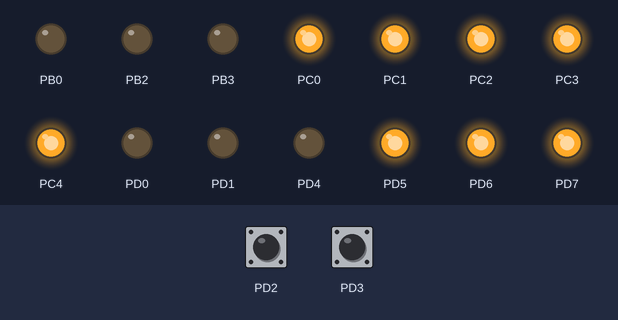
Bench run of a program on a simulated ATmega328P, built with avr-gcc and emulated at 16 MHz. Shown: output pins drawn as LEDs (lit = HIGH). Inputs (shaded band) come from the test bench; at power-on: PD2 LOW, PD3 LOW.

Above: at 1.2 s.
1.3 s: PD2 pulsed HIGH 5 times (0.12 s each, 0.3 s apart)
At 3.1 s:
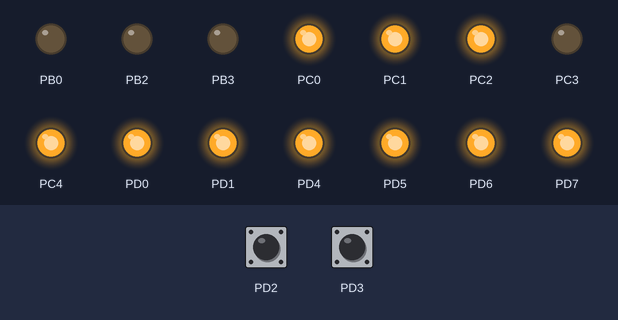
4.3 s: PD2 pulled HIGH for 0.15 s
At 5.6 s:
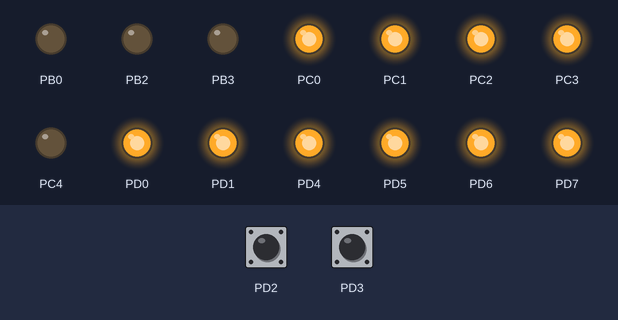
5.9 s: PD2 pulled HIGH for 1 s
At 8.1 s:
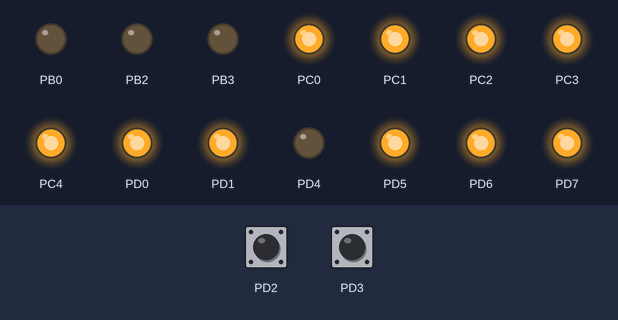
8.4 s: PD2 pulled HIGH for 3.2 s
At 12.8 s:
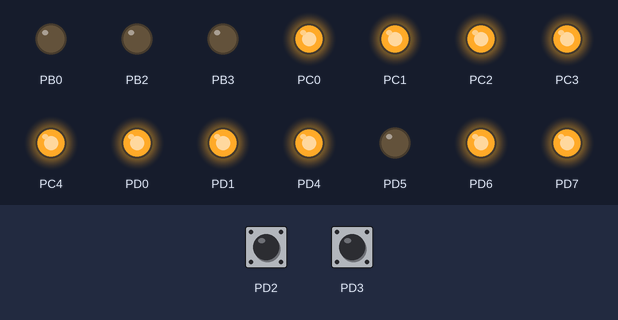
13.1 s: PD3 pulled HIGH for 0.15 s
At 13.5 s:
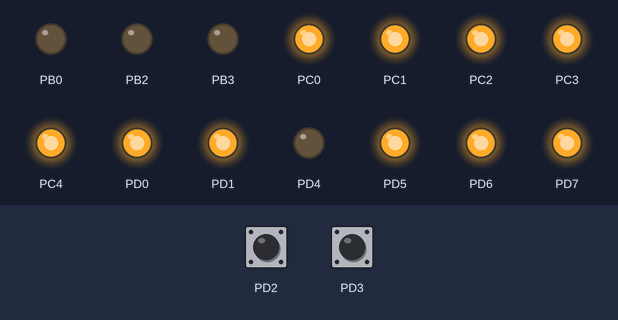
Timing chart, 0 to 15.7 s (numbered marks = the images above; inputs shaded):
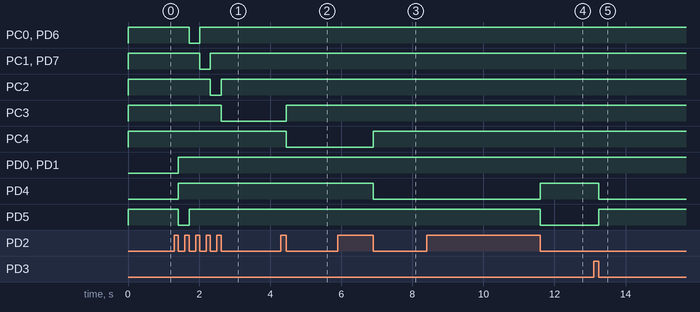

Measured:
- after the input at 1.3 s, PC0, PD6: HIGH → LOW after 0.42 s, → HIGH 0.30 s later; PC1, PD7: HIGH → LOW after 0.72 s, → HIGH 0.30 s later; PC2: HIGH → LOW after 1.0 s, → HIGH 0.30 s later; PC3: HIGH → LOW after 1.3 s; PD0, PD1, PD4: LOW → HIGH after 0.12 s
- after the input at 4.3 s, PC3: LOW → HIGH after 0.15 s; PC4: HIGH → LOW after 0.15 s
- after the input at 5.9 s, PC4: LOW → HIGH after 1.0 s; PD4: HIGH → LOW after 1.0 s
- after the input at 8.4 s, PD4: LOW → HIGH after 3.2 s; PD5: HIGH → LOW after 3.2 s
- after the input at 13.1 s, PD4: HIGH → LOW after 0.15 s; PD5: LOW → HIGH after 0.15 s

The program:

1115_3.c
```c
#include <avr/io.h>
#define F_CPU 16000000UL
#include <util/delay.h>
#include <avr/interrupt.h>

#define FREQ(x) (unsigned int)(16000000/(2*8*(1+x)))

#include <math.h>

#define ON  1
#define OFF 0

unsigned int note_freq[7] = {440,493,523,587,659,698,783};
int note = 0;

unsigned int beep = 0;
unsigned int sw1 = 0;
unsigned int sw2 = 0;

/*libc.a ÀÇ Ãß°¡ ->ÄÄÆÄÀÏ ¿À·ù ÇØ°á
  play ÇÔ¼ö ¾ÈÀÇ do_while¹® Á¦°Å -> ¼Ò¸® ¿À·ù ÇØ°á
  (7+(nt%7))%7 : ¸¶ÀÌ³Ê½º
  0.5,-y/7+1 */

void play(int nt)
{
	DDRB |= 0X02;
	TCCR1A |= 0X40;
	TCCR1B |= 0X1A;
	ICR1 = FREQ(note_freq[nt%7]*pow(2,(nt/7)));
}

void stop(void)
{
	DDRB = ~0X02;
	TCCR1A |= 0X00;
	TCCR1B |= 0X0A;
	TCNT1 = 0;
	ICR1 = 0;
}

void LED_note(int num)
{
	PORTD = ~((1<<num%7)<<4);
	PORTC = ~((1<<num%7)>>2);
}

/*interrupt1---------------------------------------------------------*/

ISR(INT0_vect)
{
	cli();

	if((PIND & 0x0C) == 0x08)
	{
		beep = OFF;
		sw1 = ON;
	}
	else if(note <44 && sw2 == OFF)
	{
		note++;
		LED_note(note);
	}
	sw2 = OFF;

	EIFR |= 0x01;
	sei();
}

/*interrupt2---------------------------------------------------------*/

ISR(INT1_vect)
{
	cli();

	if((PIND & 0x0C) == 0x04)
	{
		beep = ON;
		sw2 = ON;
	}
	else if(note >0 && sw1 == OFF)
	{
		note--;
		LED_note(note);
	}
	sw1 = OFF;

	EIFR |= 0x02;
	sei();
}

int main(void)
{
	cli();
	DDRD = 0XF3;
	DDRB = 0X00; // ¸ðµÎ ÀÔ·ÂÀ¸·Î...
	DDRC = 0xFF;

	PORTD = 0XE0;
	PORTB = 0X00;
	PORTC = 0xFF;
	EICRA = 0X0A;

	EIMSK =0X03;
	// interrupt enable
	EIFR |= 0X03;

	sei();
	while(1)
	{
		while(beep == ON)
		{
			play(note);
		}
		stop();
	}
}
```
